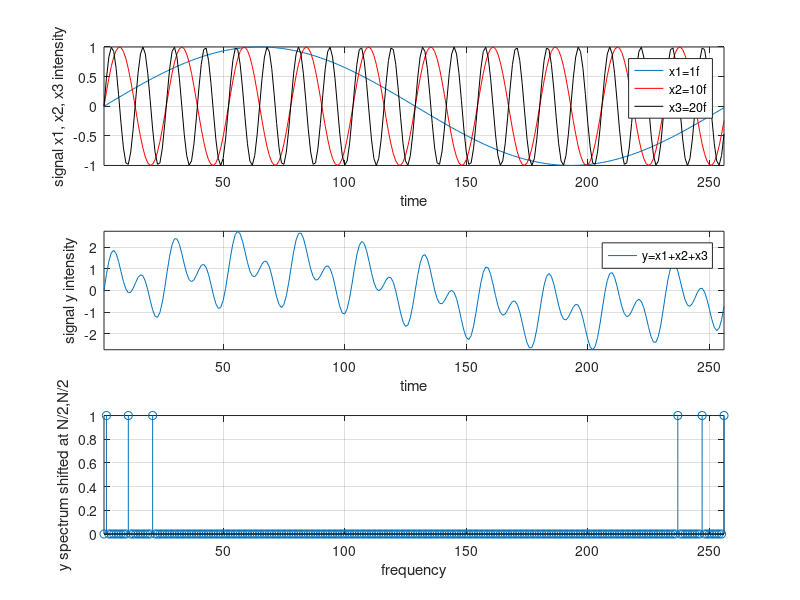

Write MATLAB code to recreate this figure.
function []=DFTofSignal()
clc;close all;
N=256;
n=0:N-1;
x1=sin(2*pi*n/N);
x2=sin(2*pi*n*10/N);
x3=sin(2*pi*n*20/N);
 
y=x1+x2+x3;
subplot(3,1,1);plot(x1);hold on;plot(x2,'r');plot(x3,'k');
legend('x1=1f','x2=10f' , 'x3=20f')
xlabel('time');ylabel('signal x1, x2, x3 intensity');
axis([1 N min(x1) max(x1)]);grid on;
subplot(3,1,2);plot(y);legend('y=x1+x2+x3');grid on;
ylabel('signal y intensity');xlabel('time');
axis([1 N min(y) max(y)]);grid on;
 
Fy=fft(y);
Fy_ampl=abs(Fy);
subplot(3,1,3);stem(Fy_ampl./max(Fy_ampl));
xlabel('frequency');ylabel('y spectrum shifted at N/2,N/2');
axis([1 N 0 1]);grid on;
